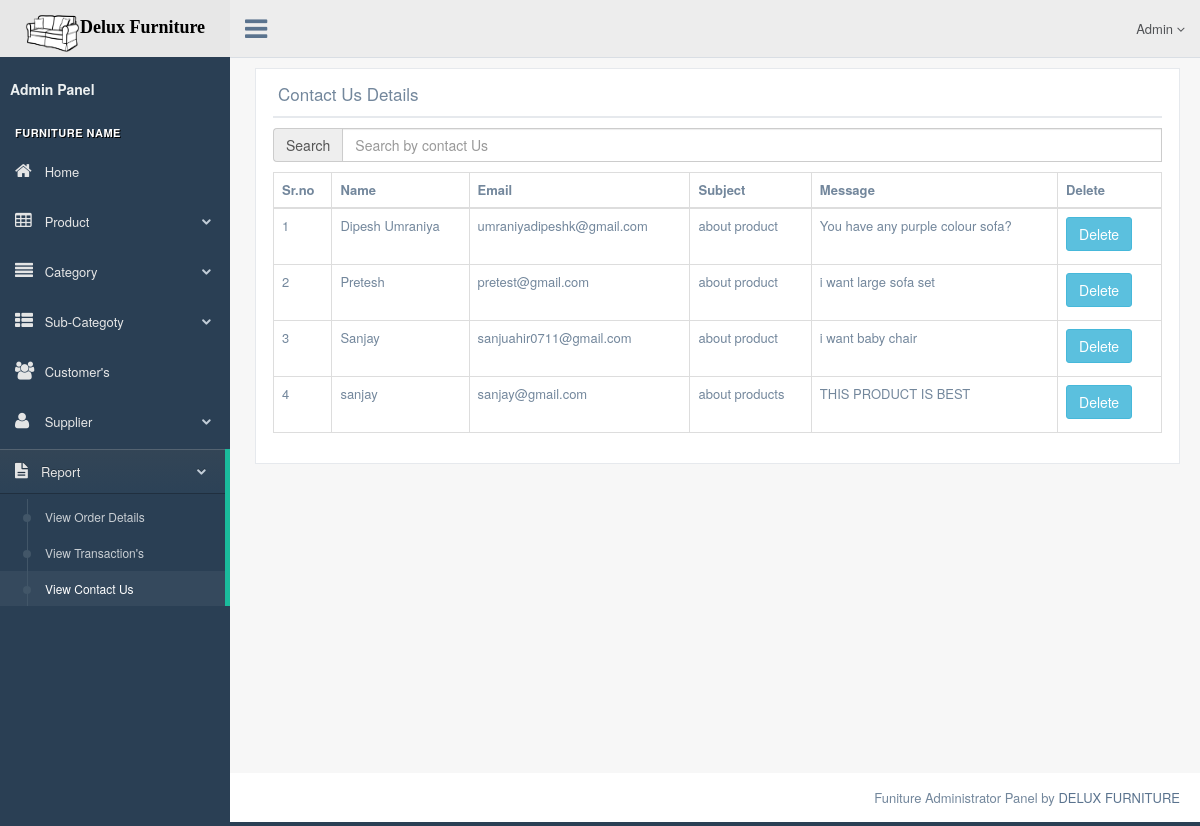
The app's page /admin/contactus.php with its own data.
### tables this page shows
CREATE TABLE `contact_us` (
  `contactus_id` int(11) NOT NULL,
  `cnt_name` varchar(30) NOT NULL,
  `email` varchar(125) NOT NULL,
  `subject` varchar(255) NOT NULL,
  `message` varchar(1024) NOT NULL
);

### admin/contactus.php (the view, shortened to what this page needs)
<!DOCTYPE html>
<html lang="en">
    <head>
        <?php include_once 'include-css.php';?>
    </head>
     <body class="nav-md">
        <div class="container body">
            <div class="main_container">
                <?php include('sidebar.php') ?>
                <div class="right_col" role="main">
                    <div class="row">
                        <div class="col-md-12 col-sm-12 col-xs-12">
                            <div class="x_panel">
                                <div class="x_title">
                                    <h2>Contact Us Details</h2>
                                    <div class="clearfix"></div>
                                </div>
                 <div class="form-group">
                <div class="input-group">
                    <span class="input-group-addon">Search</span>
                    <input type="text" name="search_text" id="search_text" placeholder="Search by contact Us" class="form-control" />
                </div>
                </div>
                                <div class="x_contain">
                                       <div class="table-responsive">
                                        <table class="table table-bordered">
                                            <thead>
                                                <tr>
                                                    <th>Sr.no</th>
                                                    <th>Name</th>
                                                    <th>Email</th>
                                                    <th>Subject</th>
                                                    <th>Message</th>
                                                    <th>Delete</th>
                                                </tr>
                                            </thead>
                                            <tbody>
                                                    <?php
                                                        include('config.php');
                                                        $sql="select * from contact_us";
                                                        $res=mysqli_query($con,$sql);
                                                        $srno=1;
                                                        while($test=mysqli_fetch_array($res))
                                                        {
                                                            echo "<tr>";
                                                            echo "<form name='view_product' method='POST'>";
                                                            echo "<td>".$srno."</td>";
                                                            echo "<td>".$test['cnt_name']."</td>";
                                                            echo "<td>".$test['email']."</td>";
                                                            echo "<td>".$test['subject']."</td>";
                                                            echo "<td>".$test['message']."</td>";
                                                            echo "<td colspan='2'><input type='hidden' name='chkbox' value='".$test['contactus_id']."'>
                                                            <input type='submit' name='deletebtn' class='btn btn-info' value='Delete'></td>";
                                                             echo "</form>";
                                                            echo "</tr>";
                                                            $srno++;
                                                        }
                                                    ?>
                                            </tbody>
                                        </table>
                                       </div>
                                </div>
                            </div>
                        </div>
                    </div>
                </div>
            </div>
        </div>
        <?php include('footer.php') ?>
    </body>
</html>

### records on screen
contact_us: cnt_name "Dipesh Umraniya", email "umraniyadipeshk@gmail.com", subject "about product", message "You have any purple colour sofa?"
contact_us: cnt_name "Pretesh", email "pretest@gmail.com", subject "about product", message "i want large sofa set"
contact_us: cnt_name "Sanjay", email "sanjuahir0711@gmail.com", subject "about product", message "i want baby chair"
contact_us: cnt_name "sanjay", email "sanjay@gmail.com", subject "about products", message "THIS PRODUCT IS BEST"
